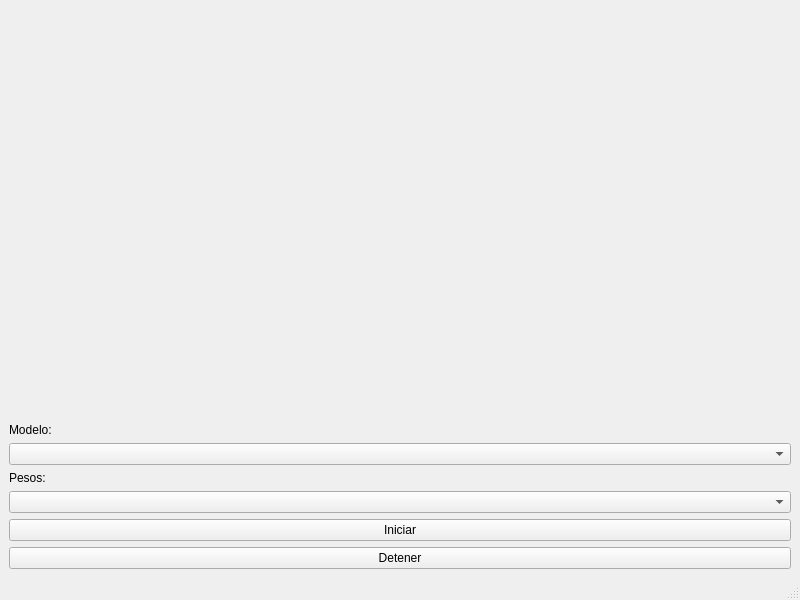
<?xml version="1.0" encoding="UTF-8"?>
<ui version="4.0">
 <class>MainWindow</class>
 <widget class="QMainWindow" name="MainWindow">
  <property name="geometry">
   <rect>
    <x>0</x>
    <y>0</y>
    <width>800</width>
    <height>600</height>
   </rect>
  </property>
  <property name="windowTitle">
   <string>MainWindow</string>
  </property>
  <widget class="QWidget" name="centralwidget">
   <layout class="QVBoxLayout" name="verticalLayout_3">
    <item>
     <layout class="QGridLayout" name="canvas">
      <item row="1" column="1">
       <widget class="QLabel" name="label_mask">
        <property name="sizePolicy">
         <sizepolicy hsizetype="Preferred" vsizetype="Expanding">
          <horstretch>0</horstretch>
          <verstretch>0</verstretch>
         </sizepolicy>
        </property>
        <property name="text">
         <string/>
        </property>
        <property name="alignment">
         <set>Qt::AlignCenter</set>
        </property>
       </widget>
      </item>
      <item row="1" column="0">
       <widget class="QLabel" name="label_video">
        <property name="sizePolicy">
         <sizepolicy hsizetype="Preferred" vsizetype="Expanding">
          <horstretch>0</horstretch>
          <verstretch>0</verstretch>
         </sizepolicy>
        </property>
        <property name="text">
         <string/>
        </property>
        <property name="alignment">
         <set>Qt::AlignCenter</set>
        </property>
       </widget>
      </item>
     </layout>
    </item>
    <item>
     <layout class="QHBoxLayout" name="configuration">
      <item>
       <layout class="QVBoxLayout" name="verticalLayout_2">
        <item>
         <widget class="QLabel" name="label">
          <property name="sizePolicy">
           <sizepolicy hsizetype="Fixed" vsizetype="Fixed">
            <horstretch>0</horstretch>
            <verstretch>0</verstretch>
           </sizepolicy>
          </property>
          <property name="text">
           <string>Modelo:</string>
          </property>
         </widget>
        </item>
        <item>
         <widget class="QComboBox" name="comboBox">
          <property name="sizePolicy">
           <sizepolicy hsizetype="Preferred" vsizetype="Fixed">
            <horstretch>0</horstretch>
            <verstretch>0</verstretch>
           </sizepolicy>
          </property>
         </widget>
        </item>
        <item>
         <widget class="QLabel" name="label_2">
          <property name="text">
           <string>Pesos:</string>
          </property>
         </widget>
        </item>
        <item>
         <widget class="QComboBox" name="comboBox_2"/>
        </item>
        <item>
         <widget class="QPushButton" name="startButton">
          <property name="text">
           <string>Iniciar</string>
          </property>
         </widget>
        </item>
        <item>
         <widget class="QPushButton" name="stopButton">
          <property name="text">
           <string>Detener</string>
          </property>
         </widget>
        </item>
       </layout>
      </item>
      <item>
       <layout class="QVBoxLayout" name="verticalLayout"/>
      </item>
     </layout>
    </item>
   </layout>
  </widget>
  <widget class="QMenuBar" name="menubar">
   <property name="geometry">
    <rect>
     <x>0</x>
     <y>0</y>
     <width>800</width>
     <height>20</height>
    </rect>
   </property>
  </widget>
  <widget class="QStatusBar" name="statusbar"/>
 </widget>
 <resources/>
 <connections/>
</ui>
